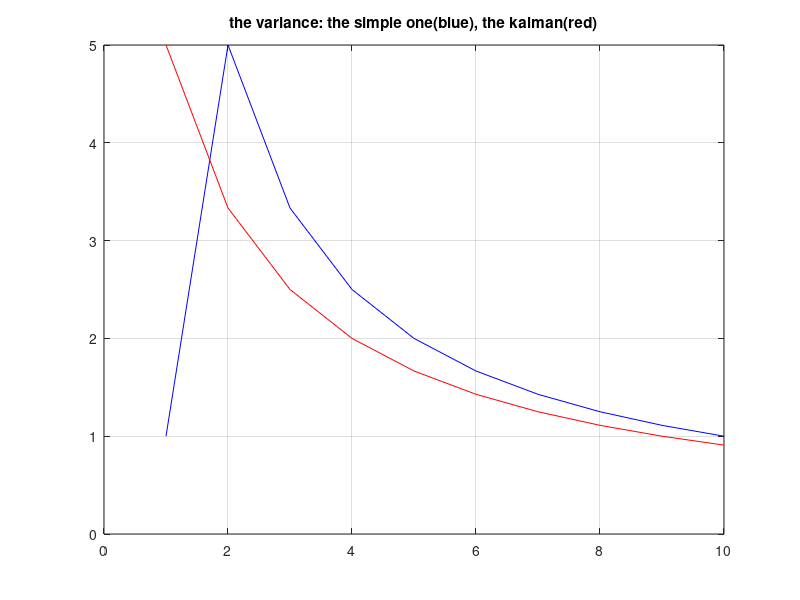

The MATLAB script that drew this image:
%% comparison the simple and Kalman
% the Riccati equation of the discrete version
clear all; clc
R0 = 1;  % state noise variance
N = 10;  % the number of measurements

for i = 1:N  
    R(i) = R0;   % noise intensity is constant
end

Sim_P(1) = 1;  % the simple error variance
for i = 2:N    
    %temp = 1/i^2 *R(i);
    Sim_P(i) = ((i-1)/i)^2 *Sim_P(i-1)*R(i)+ (1/i)^2 * R(i);
end

plot(1:N,Sim_P)

% Kalman filter 
P(1) = R(1);    %the initial error variance 
for i = 2:N
    K(i) = P(i-1)/(P(i-1) +R(i)); 
    P(i)  = (1 - K(i))^2 * P(i-1) + K(i)^2 * R(i);  
end
plot(1:N,Sim_P,'b', 1:N,P,'r'); grid on
title('the variances of the simple and kalman gain')

%% noise variance is time varying
clear all; clc

N = 10;  % the number of measurements

for i =1:N
   if  mode(i) == 1;  % i is odd, the noise variance is 1
       R(i) = 1;
   else           
       R(i) = 2;           % i is even, the noise variance is 2
   end 
end 

% for simple variance 
Sim_P(1) = R(1);  % the simple error variance
for i = 2:N    
    %temp = 1/i^2 *R(i);
    Sim_P(i) = ((i-1)/i)^2 *Sim_P(i-1)*R(i)+ (1/i)^2 * R(i);
end

% for kalman variance 
P(1) = R(1);
for i = 2:N
    Sim_P(i) = 1/i *R(i); 
    K(i) = P(i-1)/(P(i-1) +R(i)); 
    P(i)  = (1 - K(i))^2 * P(i-1) + K(i)^2 * R(i);  
end
plot(1:N,Sim_P,'b',1:N,P,'r'); grid on
title('the variance: the simple one(blue), the kalman(red)')

%%  we do not know the intensity of noise, just guess, in this example the kalman is still better

% fro kalman variance 
TempR(1:N) = 5*R;
P(1) = TempR(1);
for i = 2:N
    Sim_P(i) = 1/i *TempR(i); 
    K(i) = P(i-1)/(P(i-1) +TempR(i)); 
    P(i)  = (1 - K(i))^2 * P(i-1) + K(i)^2 *TempR(i);  
end
plot(1:N,Sim_P,'b',1:N,P,'r'); grid on
title('the variance: the simple one(blue), the kalman(red)')





